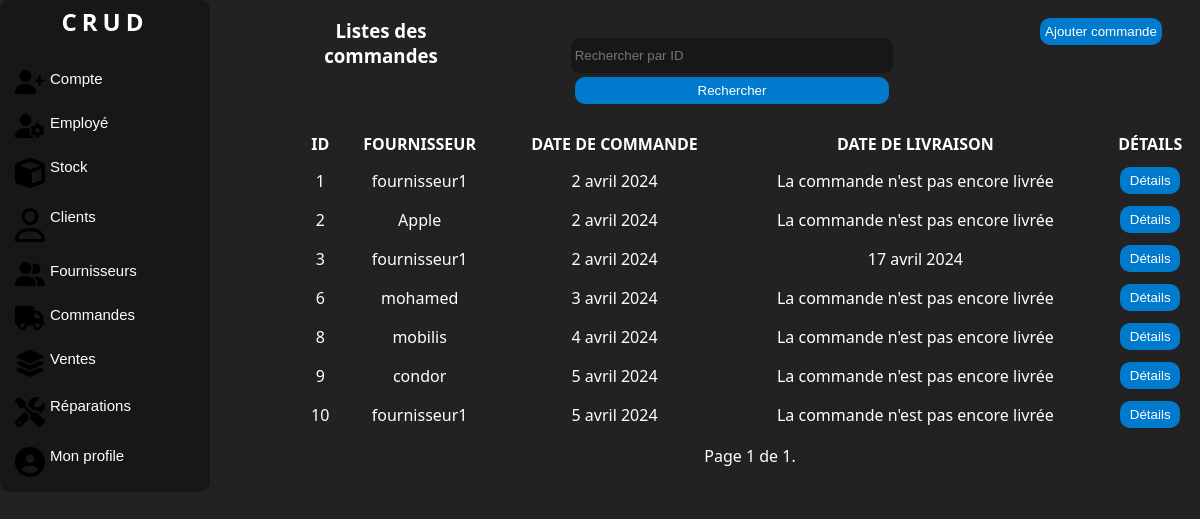
Page /commandes/ (signed in) on the earlier database version.
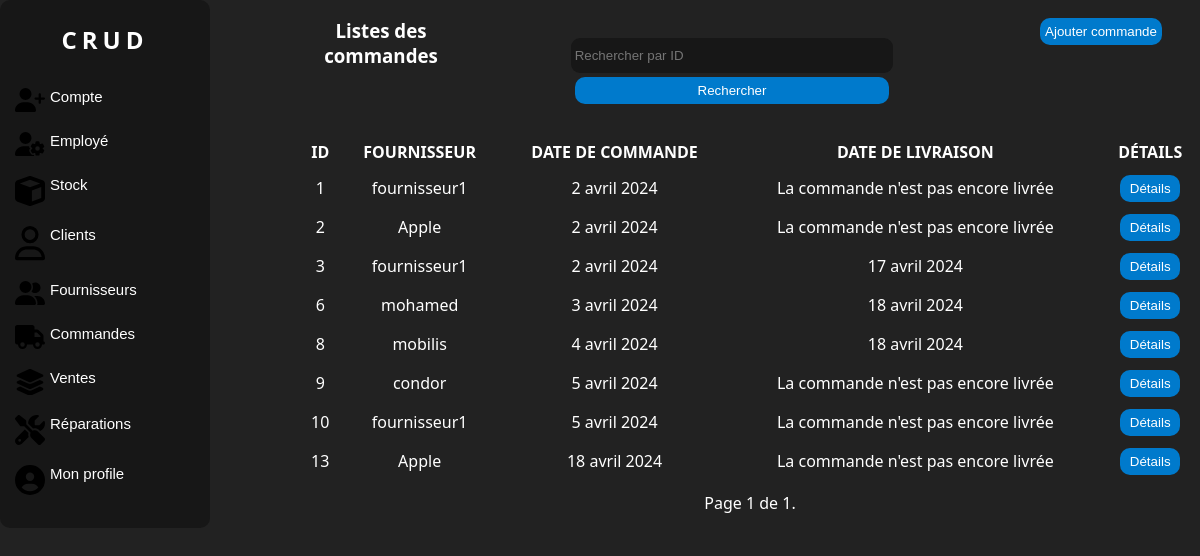
Same page on the later database version.
### manager/models.py (models this page shows, shortened)
class PurchaseOrder(models.Model):
    supplier = models.ForeignKey(Supplier, on_delete=models.SET_NULL, null=True, blank=True, db_column='Fournisseur')
    order_date = models.DateField(auto_now_add=True, db_column='Date de commande')
    delivery_date = models.DateField(null=True, blank=True, db_column='Date de livraison')
    is_delivered = models.BooleanField(default=False, db_column='Est livré')
    class Meta:
        db_table = 'Commande'

class Supplier(models.Model):
    name = models.CharField(max_length=100, db_column='Nom')
    phone = PhoneNumberField(unique=True, region='DZ', db_column='Téléphone')
    email = models.EmailField(unique=True, db_column='Email')
    address = models.TextField(db_column='Adresse')
    class Meta:
        db_table = 'Fournisseur'

### manager/views.py (the view)
# urls.py: path('commandes/', views.PurchaseOrderListView.as_view(), name='purchase-order-list'),
class PurchaseOrderListView(LoginRequiredMixin, ListView):
    model = PurchaseOrder
    template_name = 'listecommande.html'
    context_object_name = 'purchase_orders'
    paginate_by = 10
    form_class = FilterForm
    def get_queryset(self):
        queryset = super().get_queryset()
        query = self.request.GET.get('query')
        if query:
            queryset = queryset.filter(id=query)
        return queryset
    def get_context_data(self, **kwargs):
        context = super().get_context_data(**kwargs)
        context['form'] = FilterForm(self.request.GET)
        return context

### manager/forms.py
class FilterForm(forms.Form):
    query = forms.IntegerField(label='', required=False,
                               widget=forms.TextInput(attrs={'placeholder': 'Rechercher par ID'}))

### manager/templatetags/auth_extras.py (called while the page is built)
@register.filter(name='has_group')
def has_group(user, group_name):
    group = Group.objects.get(name=group_name)
    return True if group in user.groups.all() else False

### manager/templates/listecommande.html (shortened to what this page needs)
{% load static %}
{% load auth_extras %}
<!DOCTYPE html>
<html lang="en">
<head>
    <link rel="stylesheet" href="{% static 'css/style.css' %}">
    <link rel="stylesheet" href="{% static 'css/accueil.css' %}">
</head>
<body>
<div class="corp">
    <div class="nav">
        <div class="logo">
            <a href="{% url 'home' %}" class="link"><h2>CRUD</h2></a>
        </div>
        <br>
        {% if request.user|has_group:"Admin" %}
        <button class="value">
            <a class="link" href="{% url 'account-list' %}"> Compte </a>
        </button>
        <button class="value">
            <a class="link" href="{% url 'employee-list' %}">Employé </a>
        </button>
        {% endif %}
        <button class="value">
            <a class="link" href="{% url 'products-list' %}"> Stock </a>
        </button>
        <button class="value">
            <a class="link" href="{% url 'client-list' %}"> Clients </a>
        </button>
        <button class="value">
            <a class="link" href="{% url 'supplier-list' %}"> Fournisseurs </a>
        </button>
        <button class="value">
            <a class="link" href="{% url 'purchase-order-list' %}">Commandes </a>
        </button>
        <button class="value">
            <a class="link" href="{% url 'sale-list' %}">Ventes </a>
        </button>
        <button class="value">
            <a class="link" href="{% url 'repair-list' %}"> Réparations </a>
        </button>
        <button class="value">
            <a class="link" href="{% url 'dashboard' %}"> Mon profile </a>
        </button>
    </div>
    <div class="liste">
        <div class="c1">
            <div class="colone1"><h3>Listes des commandes</h3></div>
            <div class="colone1">
                <form method="GET" action="">
                    {{ form }}
                    <button class="button" type="submit">Rechercher</button>
                </form>
            </div>
            <div class="colone1">
                <button class="button"><a href="{% url 'add-purchase-order' %}" class="link">Ajouter commande</a></button>
            </div>
        </div>
        <div class="c2">
            {% if purchase_orders %}
            <table>
                <thead>
                <tr>
                    <th>Id</th>
                    <th>Fournisseur</th>
                    <th>Date de commande</th>
                    <th>Date de livraison</th>
                    <th>Détails</th>
                </tr>
                </thead>
                <tbody id="tbody">
                {% for purchase_order in page_obj %}
                <tr>
                    <td>{{ purchase_order.id }}</td>
                    <td>{{ purchase_order.supplier.name }}</td>
                    <td>{{ purchase_order.order_date }}</td>
                    <td>
                        {% if purchase_order.delivery_date %}
                            {{ purchase_order.delivery_date }}
                        {% else %}
                            La commande n'est pas encore livrée
                        {% endif %}
                    </td>
                    <td>
                        <button class="button" id="detai"
                                onclick="location.href='{% url 'purchase-order-detail' purchase_order.id %}';">Détails
                        </button>
                </tr>
                {% endfor %}
                </tbody>
            </table>
            {% else %}
            <p>Pas de commandes trouvées.</p>
            {% endif %}
            <div class="pagination">
                <span class="step-links">
                    <span class="current">
                        Page {{ page_obj.number }} de {{ page_obj.paginator.num_pages }}.
                    </span>
                </span>
            </div>
        </div>
    </div>
</div>
</body>
</html>

Differences in the rows shown:
changed PurchaseOrder "3 avril 2024": delivery_date (not shown) → "18 avril 2024"; no longer shows "La commande n'est pas encore livrée"
changed PurchaseOrder "4 avril 2024": delivery_date (not shown) → "18 avril 2024"; no longer shows "La commande n'est pas encore livrée"
added PurchaseOrder: id "13", supplier.name "Apple", order_date "18 avril 2024", shows "La commande n'est pas encore livrée"
